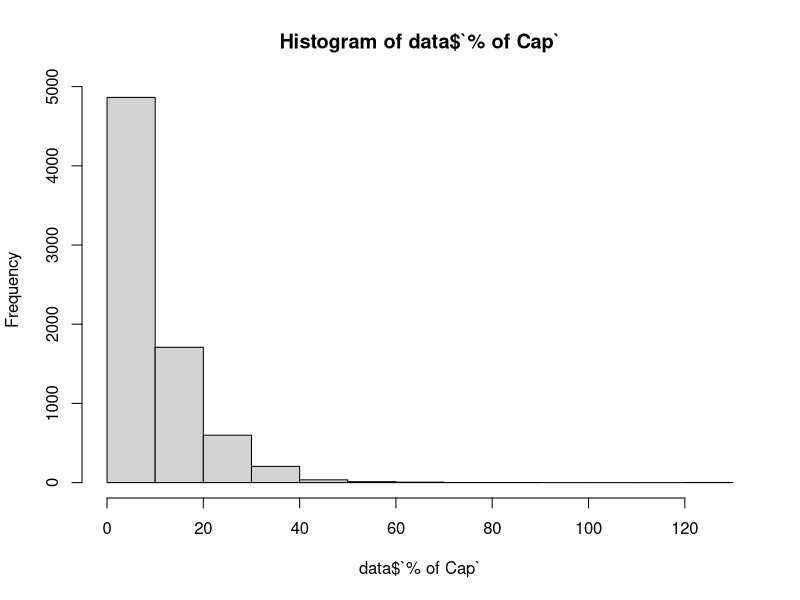
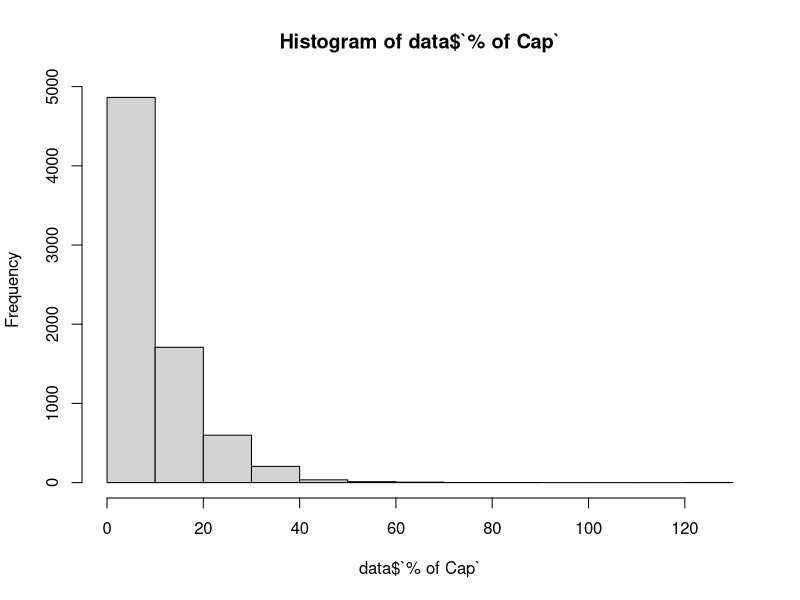
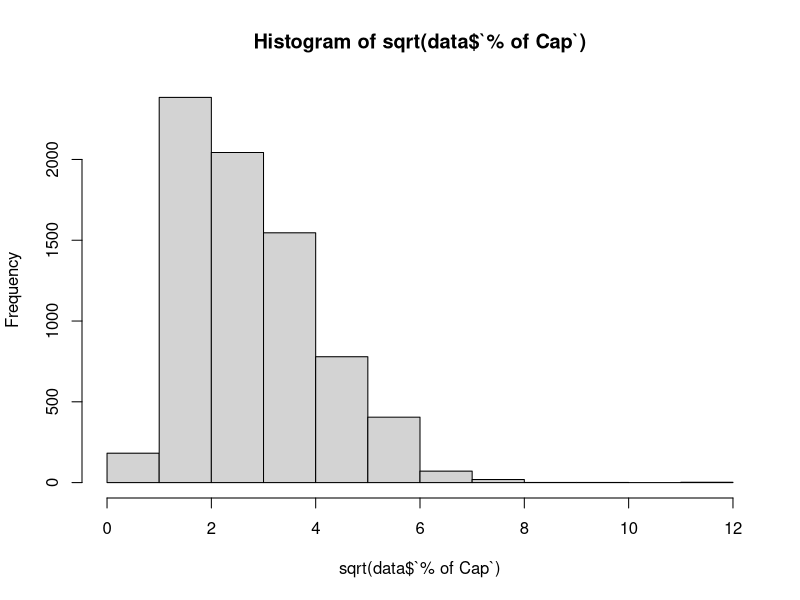
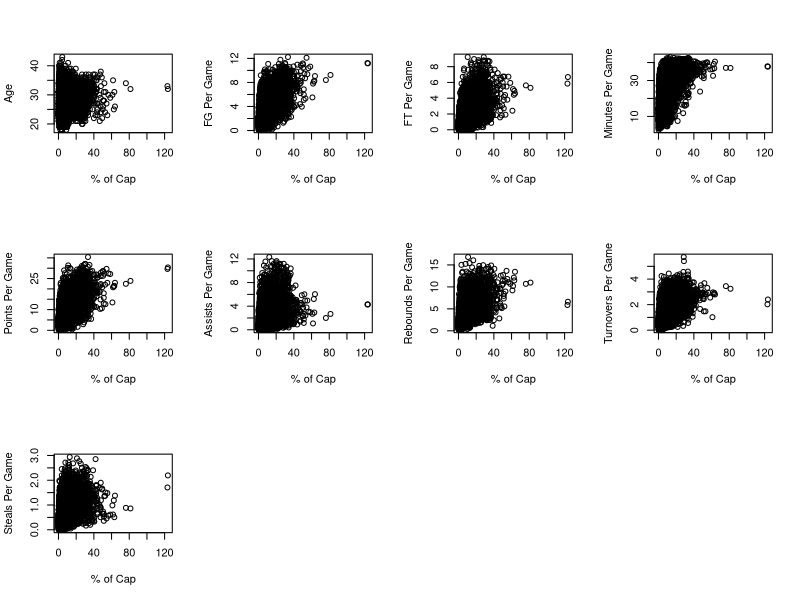
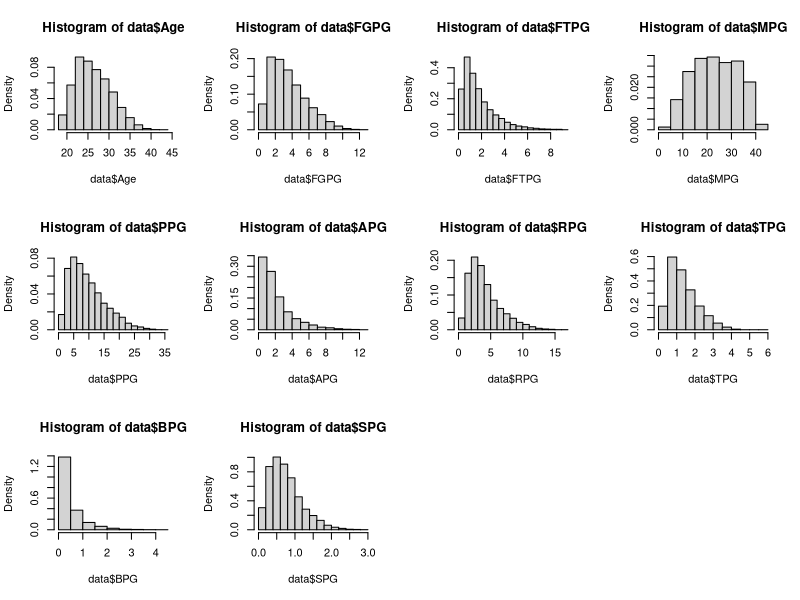
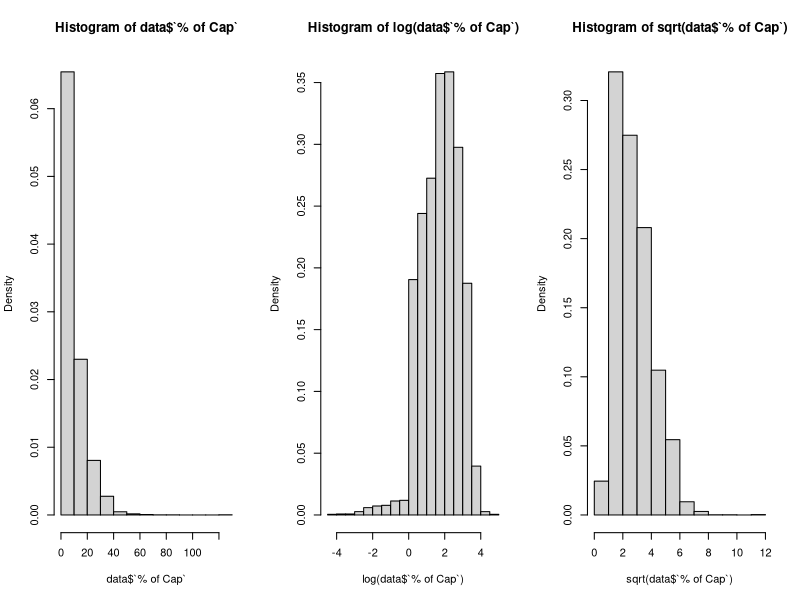
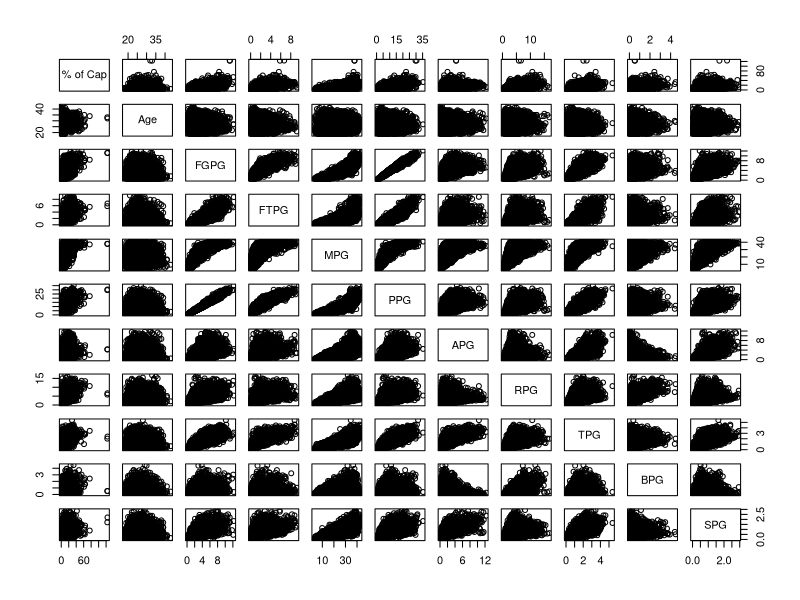
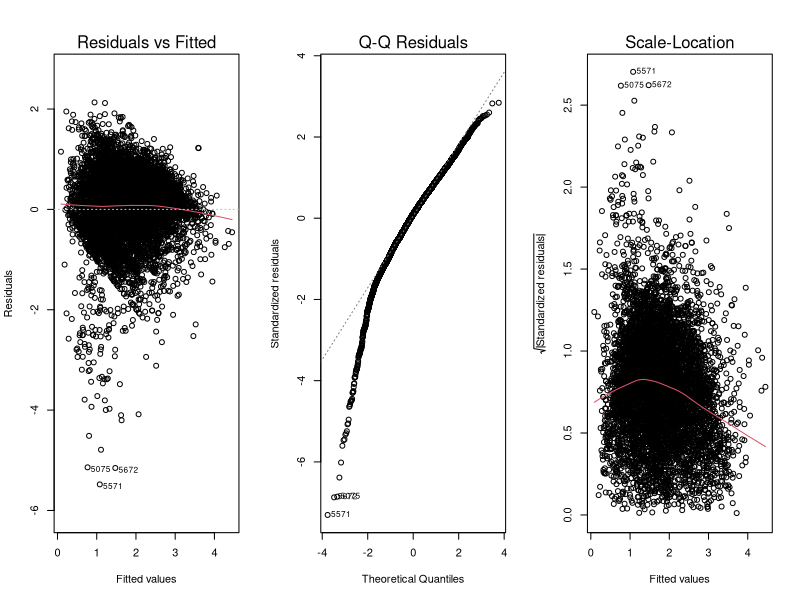

The R source for these figures, in order:
## ---- chunk 1
knitr::opts_chunk$set(echo = TRUE)
## ---- chunk 2
library("readxl")
data <- read_excel("data.xlsx")
data
## ---- chunk 3
set.seed(1234)
shuffle = sample.int(nrow(data))
data$split = cut(shuffle, breaks=5, labels=c("1", "2", "3", "4", "test"))
train = subset(data, split != "test", select = -split)
test = subset(data, split == "test", select = -split)
data = subset(data, select = -split)
## ---- chunk 4
hist(data$`% of Cap`)
hist(data$`% of Cap`)
hist(sqrt(data$`% of Cap`))
## ---- chunk 5
par(mfrow=c(3, 4))
plot(data$`% of Cap`, data$Age, ylab="Age", xlab="% of Cap")
plot(data$`% of Cap`, data$FGPG, ylab="FG Per Game", xlab="% of Cap")
plot(data$`% of Cap`, data$FTPG, ylab="FT Per Game", xlab="% of Cap")
plot(data$`% of Cap`, data$MPG, ylab="Minutes Per Game", xlab="% of Cap")
plot(data$`% of Cap`, data$PPG, ylab="Points Per Game", xlab="% of Cap")
plot(data$`% of Cap`, data$APG, ylab="Assists Per Game", xlab="% of Cap")
plot(data$`% of Cap`, data$RPG, ylab="Rebounds Per Game", xlab="% of Cap")
plot(data$`% of Cap`, data$TPG, ylab="Turnovers Per Game", xlab="% of Cap")
plot(data$`% of Cap`, data$SPG, ylab="Steals Per Game", xlab="% of Cap")
## ---- chunk 6
par(mfrow=c(3,4))
hist(data$Age,freq = F)
hist(data$FGPG,freq = F)
hist(data$FTPG,freq = F)
hist(data$MPG,freq = F)
hist(data$PPG,freq = F)
hist(data$APG,freq = F)
hist(data$RPG,freq = F)
hist(data$TPG,freq = F)
hist(data$BPG,freq = F)
hist(data$SPG,freq = F)
## ---- chunk 7
par(mfrow=c(1,3))
hist(data$`% of Cap`,freq = F)
hist(log(data$`% of Cap`),freq = F)
hist(sqrt(data$`% of Cap`),freq = F)
## ---- chunk 8
model1 = lm(`% of Cap`~Age+FGPG+FTPG+MPG+PPG+APG+RPG+TPG+BPG+SPG, data = train)
summary(model1)
plot(model1$model)
## ---- chunk 9
model2 = lm(log(`% of Cap`)~ Age+FGPG+FTPG+MPG+PPG+APG+RPG+TPG+BPG+SPG, data = train)
summary(model2)
plot(model2)
## ---- chunk 10
model3 = lm(sqrt(`% of Cap`)~Age+FGPG+FTPG+MPG+PPG+APG+RPG+TPG+BPG+SPG, data = data)
summary(model3)
plot(model3)
